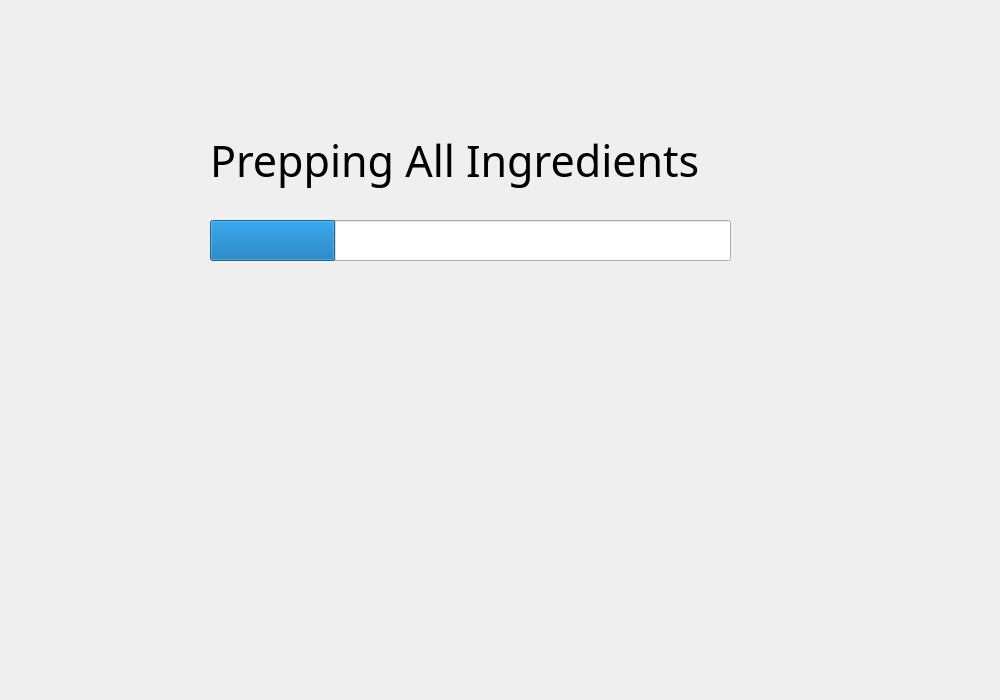
<?xml version="1.0" encoding="UTF-8"?>
<ui version="4.0">
 <class>s2RecipeTransition</class>
 <widget class="QWidget" name="s2RecipeTransition">
  <property name="geometry">
   <rect>
    <x>0</x>
    <y>0</y>
    <width>1000</width>
    <height>700</height>
   </rect>
  </property>
  <property name="windowTitle">
   <string>Form</string>
  </property>
  <widget class="QLabel" name="prepLab">
   <property name="geometry">
    <rect>
     <x>210</x>
     <y>120</y>
     <width>521</width>
     <height>81</height>
    </rect>
   </property>
   <property name="font">
    <font>
     <family>Rockwell</family>
     <pointsize>32</pointsize>
    </font>
   </property>
   <property name="text">
    <string>Prepping All Ingredients</string>
   </property>
  </widget>
  <widget class="QProgressBar" name="progressBar">
   <property name="geometry">
    <rect>
     <x>210</x>
     <y>220</y>
     <width>521</width>
     <height>41</height>
    </rect>
   </property>
   <property name="value">
    <number>24</number>
   </property>
   <property name="textVisible">
    <bool>false</bool>
   </property>
  </widget>
  <widget class="QWidget" name="verticalLayoutWidget">
   <property name="geometry">
    <rect>
     <x>210</x>
     <y>280</y>
     <width>521</width>
     <height>261</height>
    </rect>
   </property>
   <layout class="QVBoxLayout" name="layout"/>
  </widget>
 </widget>
 <resources/>
 <connections/>
</ui>
